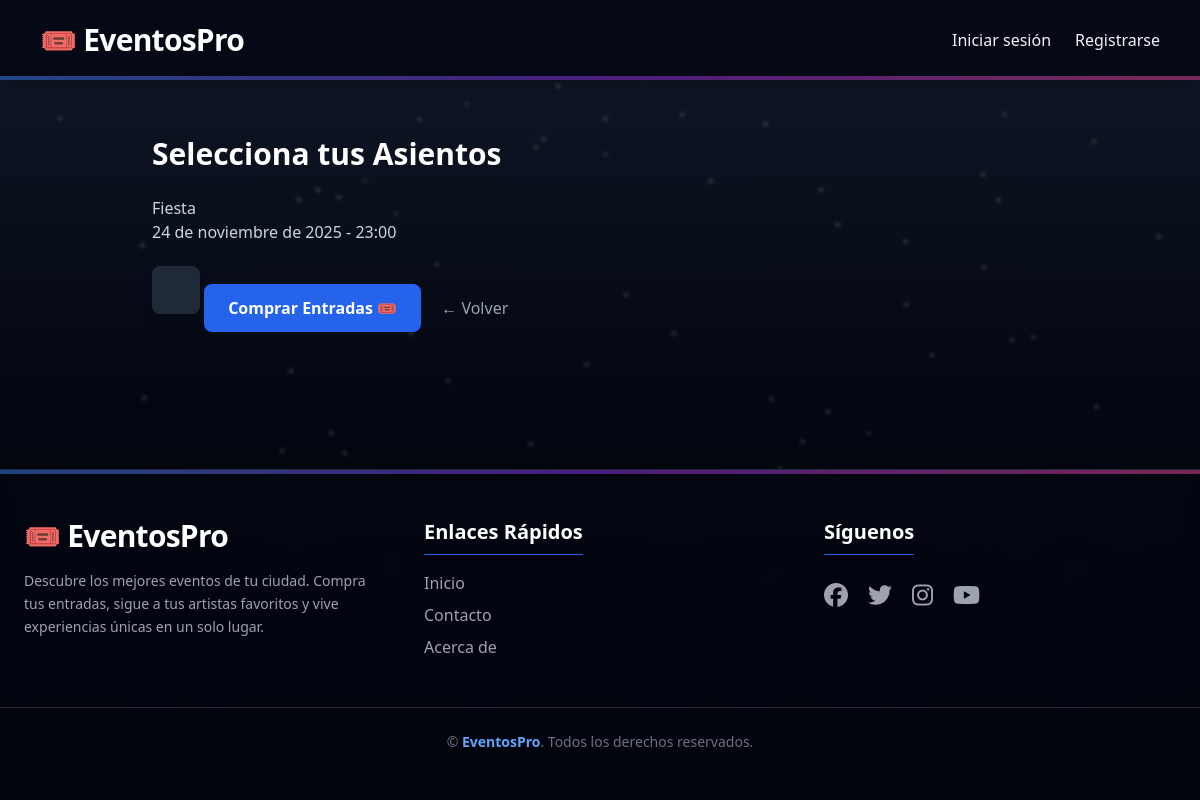
The app's page /eventos/funcion/1/butacas/ with its own data.
### eventos/models.py (models this page shows, shortened)
class Funcion(models.Model):
    evento = models.ForeignKey(Evento, on_delete=models.CASCADE)
    fecha = models.DateField()
    hora = models.TimeField()
    lugar = models.CharField(max_length=200)

class Evento(models.Model):
    TIPO_EVENTO = [
        ('cine', 'Cine / Teatro (Butacas Numeradas)'),
        ('fiesta', 'Fiesta / Concierto (Sectores / Mesas)')
    ]
    ESTADO_EVENTO = [
        ('pendiente', 'Pendiente'),
        ('publicado', 'Publicado'),
        ('cancelado', 'Cancelado'),
    ]
    usuario = models.ForeignKey(settings.AUTH_USER_MODEL, on_delete=models.CASCADE)
    tipo_evento = models.CharField(max_length=20, choices=TIPO_EVENTO, default='fiesta')
    estado = models.CharField(max_length=20, choices=ESTADO_EVENTO, default='pendiente')
    nombre = models.CharField(max_length=200)
    descripcion = models.TextField(blank=True)
    fecha = models.DateField()
    hora = models.TimeField()
    ubicacion = models.CharField(max_length=20, blank=True)
    imagen = models.ImageField(upload_to='eventos/', blank=True, null=True)
    precio = models.IntegerField(default=0)
    stock = models.IntegerField(default=0)

### eventos/views.py (the view)
# urls.py: path('funcion/<int:funcion_id>/butacas/', views.seleccionar_butacas, name='seleccionar_butacas'),
def seleccionar_butacas(request, funcion_id):
    funcion = get_object_or_404(Funcion, id=funcion_id)
    sala = Sala.objects.filter(funcion=funcion).first()
    butacas = Butaca.objects.filter(sala=sala).order_by('fila', 'numero')
    if request.method == "POST":
        seleccionadas = request.POST.getlist("butacas")
        if seleccionadas:
            ids = ",".join(seleccionadas)
            return redirect(f"/eventos/checkout/?butacas={ids}")
    return render(request, "eventos/seleccionar_butacas.html", {
        "funcion": funcion,
        "sala": sala,
        "butacas": butacas
    })

### eventos/templates/eventos/seleccionar_butacas.html (shortened to what this page needs)
{% extends 'core.html' %}
{% load static %}
{% block content %}
<div class="max-w-4xl mx-auto py-10 text-white">
  <h2 class="text-3xl font-bold mb-6">Selecciona tus Asientos</h2>
  <p class="text-gray-300 mb-4">
    {{ funcion.evento.nombre }}<br>
    {{ funcion.fecha }} - {{ funcion.hora }}
  </p>
  <form method="POST">
    <div class="bg-gray-800 p-6 rounded-lg shadow-lg inline-block">
      {% regroup butacas by fila as filas %}
    </div>
    <button type="submit"
      class="mt-6 inline-block px-6 py-3 bg-blue-600 hover:bg-blue-700 rounded-lg text-white font-semibold">
      Comprar Entradas 🎟️
    </button>
    <a href="{% url 'eventos:detalle_evento' funcion.evento.id %}"
      class="ml-4 text-gray-400 hover:text-gray-200">
      ← Volver
    </a>
  </form>
</div>
{% endblock %}

### records on screen
Funcion: evento.nombre "Fiesta", fecha "24 de noviembre de 2025", hora "23:00"
